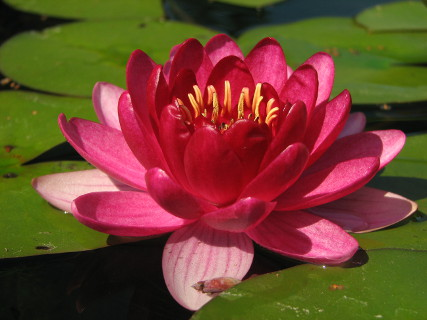
#> input picture CV ss2020/Exercise 2/2020ss/lotus320.jpg, 427 x 320 px
$ jupyter execute specifying_ROI.ipynb   (shell and % lines are left out)
#> lines starting #> are read from the running program, lines starting #| are printed output that depends on the picture
[cell 1]
import cv2
import numpy as np

[cell 2]
def draw(img,winname='my_drawing'):
    refPt =[]

    #global refPt

    # Create a function based on a CV2 Event (Left button click)
    drawing = False # True if mouse is pressed
    ix,iy = -1,-1

    # mouse callback function
    def draw_rectangle(event,x,y,flags,param):
        global ix,iy,drawing,mode

        if event == cv2.EVENT_LBUTTONDOWN:
            # When you click DOWN with left mouse button drawing is set to True
            drawing = True
            # Then we take note of where that mouse was located
            ix,iy = x,y

        elif event == cv2.EVENT_MOUSEMOVE:
            # Now the mouse is moving
            if drawing == True:
                # If drawing is True, it means you've already clicked on the left mouse button
                # We draw a rectangle from the previous position to the x,y where the mouse is
                cv2.rectangle(img,(ix,iy),(x,y),(0,255,0),-1)


        elif event == cv2.EVENT_LBUTTONUP:
            # Once you lift the mouse button, drawing is False
            drawing = False
            # we complete the rectangle.
            cv2.rectangle(img,(ix,iy),(x,y),(0,255,0),-1)

            refPt .append ([[ix,iy],[x,y]])


    # Create a black image

    # This names the window so we can reference it
    cv2.namedWindow(winname=winname)
    # Connects the mouse button to our callback function
    cv2.setMouseCallback(winname,draw_rectangle)

    while True: #Runs forever until we break with Esc key on keyboard
        # Shows the image window

        cv2.imshow(winname,img)
        # EXPLANATION FOR THIS LINE OF CODE:
        # https://stackoverflow.com/questions/35372700/whats-0xff-for-in-cv2-waitkey1/39201163

        # CHECK TO SEE IF ESC WAS PRESSED ON KEYBOARD
        if cv2.waitKey(1) & 0xFF == 27:
            break
    # Once script is done, its usually good practice to call this line
    # It closes all windows (just in case you have multiple windows called)
    cv2.destroyAllWindows()

# [7 lines of commented-out code are left out]
    return refPt

[cell 3]
# Some imports and helper functions
import numpy as np
import matplotlib.pyplot as plt
import imageio
import time
import cv2
import pygco  # "conda install pygco -c kayarre" If you can't get it installed, try the next line
# import networkx  # "conda install networkx" This library can also perform the graph cut algorithm, but it is much (!) slower so try installing pygco first

def draw_mask_on_image(image, mask, color=(0, 255, 255)):
    """Return a visualization of a mask overlaid on an image."""
    result = image.copy()
    kernel = cv2.getStructuringElement(cv2.MORPH_RECT, (3, 3))
    dilated = cv2.morphologyEx(mask.astype(np.uint8), cv2.MORPH_DILATE, kernel)
    outline = dilated > mask
    result[mask == 1] = (result[mask == 1] * 0.4 +
                         np.array(color) * 0.6).astype(np.uint8)
    result[outline] = color
    return result

[cell 4]
im = imageio.imread('lotus320.jpg')
#> im is the input picture: shape (320, 427, 3); mean R, G, B 112.3, 67.9, 45.8
h,w = im.shape[:2]
#> h = 320; w = 427

init_fg_mask = np.zeros([h, w])
init_bg_mask = np.zeros([h, w])

# Now set some rectangular region of the initial foreground mask to 1.
# This should be a part of the image that is fully foreground.
# The indices in the following line are just an example,
# and they need to be corrected so that only flower pixels are included
# init_fg_mask[10:20, 15:30] = 1

# Same for the background (replace the indices)
# init_bg_mask[60:90, 50:110] = 1

### BEGIN SOLUTION
init_fg_mask = np.zeros([h, w])
init_bg_mask = np.zeros([h, w])


img = cv2.imread('lotus320.jpg')
refPt_bg = draw(img,winname='Background')
#> (key Esc is pressed here)
#> refPt_bg = []
for _,cordinates  in enumerate(refPt_bg):
    x1= cordinates[0][0]
    y1= cordinates[0][1]
    x2= cordinates[1][0]
    y2= cordinates[1][1]
    init_bg_mask[y1:y2, x1:x2] = 1
#> this loop made 0 passes
#> init_bg_mask: shape (320, 427) float64; every value is 0


img = cv2.imread('lotus320.jpg')
refPt_fg = draw(img,winname='Foreground')
#> (key Enter is pressed here)
#> refPt_fg = []
for _,cordinates  in enumerate(refPt_fg):
    x1= cordinates[0][0]
    y1= cordinates[0][1]
    x2= cordinates[1][0]
    y2= cordinates[1][1]
    init_fg_mask[y1:y2, x1:x2] = 1

### END SOLUTION

fig, axes = plt.subplots(1, 2, figsize=(10,5))
axes[0].set_title('Initial foreground mask')
axes[0].imshow(draw_mask_on_image(im, init_fg_mask))
#> in draw_mask_on_image, `dilated = cv2.morphologyEx(mask.astype(np.uint8), cv2.MORPH_DILATE, ke..`: dilated: shape (320, 427); every value is 0
axes[1].set_title('Initial background mask')
axes[1].imshow(draw_mask_on_image(im, init_bg_mask))
fig.tight_layout()
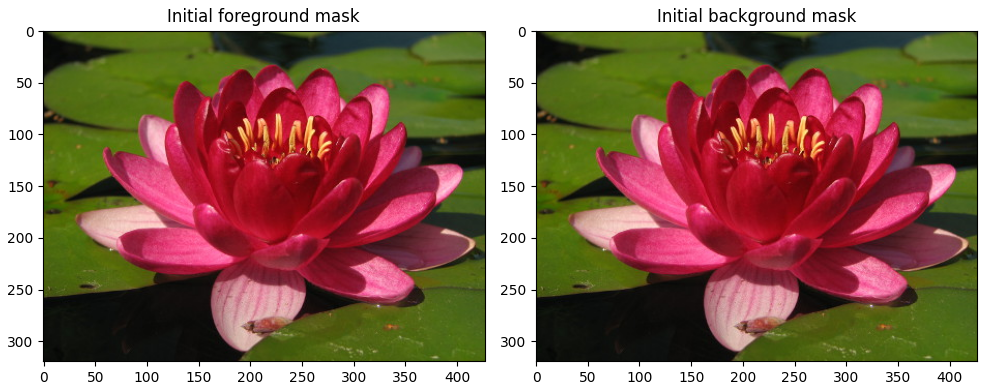
#> figure drawn by matplotlib, 2 panels


$ run again, with CV ss2020/Exercise 2/2020ss/flowers.jpg copied over CV ss2020/Exercise 2/2020ss/lotus320.jpg
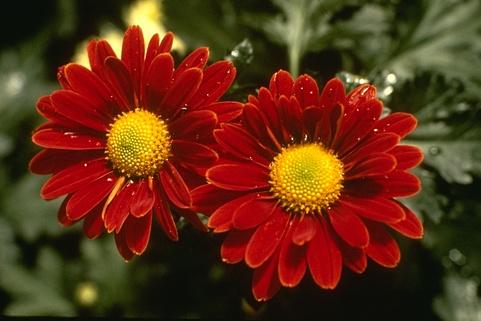
#> input picture CV ss2020/Exercise 2/2020ss/flowers.jpg, 481 x 321 px
#> im is the input picture: shape (321, 481, 3); mean R, G, B 96.2, 47.2, 22.2
#> refPt_bg = []
#> dilated: shape (321, 481); every value is 0
#> `[cell 4] im = imageio.imread('lotus320.jpg') h,w = im.shape[:2]  init_..`:
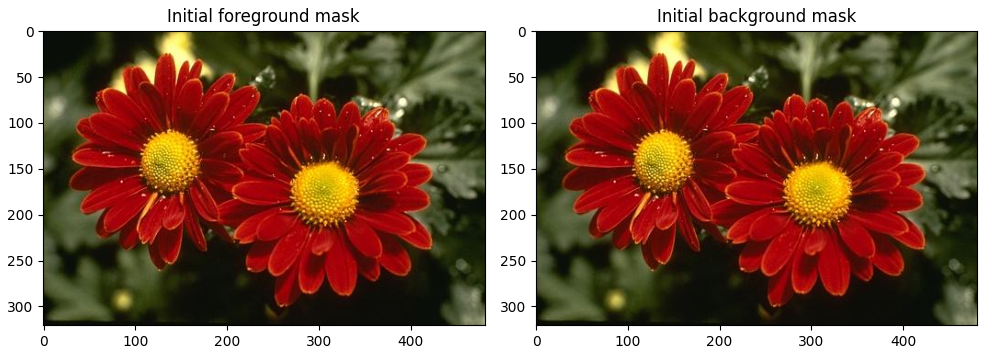
#> figure drawn by matplotlib, 2 panels
